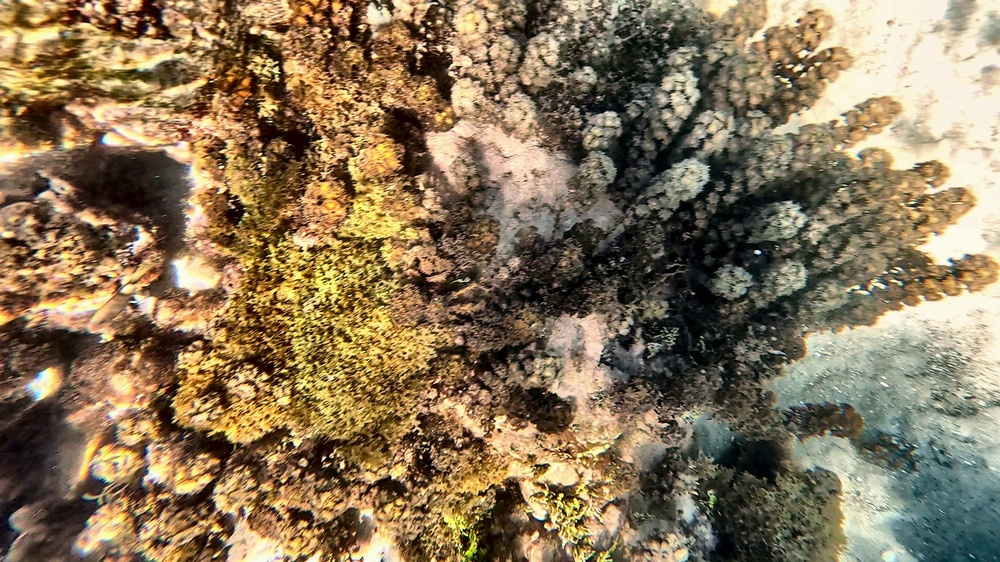
#> input picture 05_temporel_mediane/comparaison_1_originale.jpg, 1000 x 562 px, shrunk from 3840 x 2160 before the run, found by its file name
$ python test_retinex.py
#> lines starting #> are read from the running program, lines starting #| are printed output that depends on the picture
import cv2
import numpy as np

def single_scale_retinex(img_float, sigma):
    """Retinex à une seule échelle: log(I) - log(I * G(sigma))"""
    blurred = cv2.GaussianBlur(img_float, (0, 0), sigma)
    blurred = np.maximum(blurred, 1e-6)
    retinex = np.log10(img_float + 1e-6) - np.log10(blurred)
    return retinex

def multi_scale_retinex(img_channel, sigmas=[15, 80, 250]):
    """Moyenne des Retinex sur plusieurs échelles."""
    img_float = img_channel.astype(np.float32)
    result = np.zeros_like(img_float)
    for sigma in sigmas:
        result += single_scale_retinex(img_float, sigma)
    result /= len(sigmas)
    return result

def normalize_retinex(msr):
    """Normalise le résultat Retinex en image 0-255."""
    # Normalisation perceptuelle avec percentiles pour éviter les outliers
    p2 = np.percentile(msr, 2)
    p98 = np.percentile(msr, 98)
    msr_norm = np.clip((msr - p2) / (p98 - p2 + 1e-6), 0, 1)
    return (msr_norm * 255).astype(np.uint8)

def retinex_on_image(img_path, out_path):
#> called with img_path = 'comparaison_1_originale.jpg', out_path = 'test_retinex_msr.jpg'
    img = cv2.imread(img_path)
#> img is the input picture: shape (562, 1000, 3); mean B, G, R 88.7, 117.9, 137
    if img is None:
        return

    # Appliquer MSR sur chaque canal B,G,R indépendamment
    channels_out = []
    for i in range(3):
        channel = img[:, :, i]
        msr = multi_scale_retinex(channel.astype(np.float64))
        channel_corrected = normalize_retinex(msr)
        channels_out.append(channel_corrected)
#> this loop made 3 passes
#> (p2 in normalize_retinex, p98 in normalize_retinex) on passes 1 to 3: (-7.83, 0.344), (-1.18, 0.292), (-1.03, 0.244)
#> pass 1, in retinex_on_image, `channel = img[:, :, i]`:
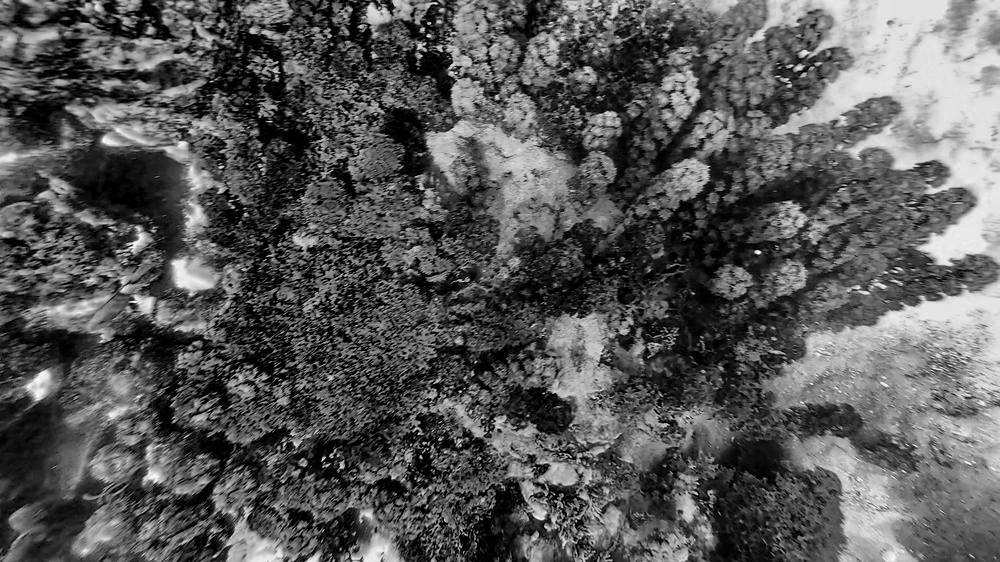
#> channel: shape (562, 1000); min 0, max 255, mean 88.7
#> pass 1, in single_scale_retinex, `blurred = cv2.GaussianBlur(img_float, (0, 0), sigma)`:
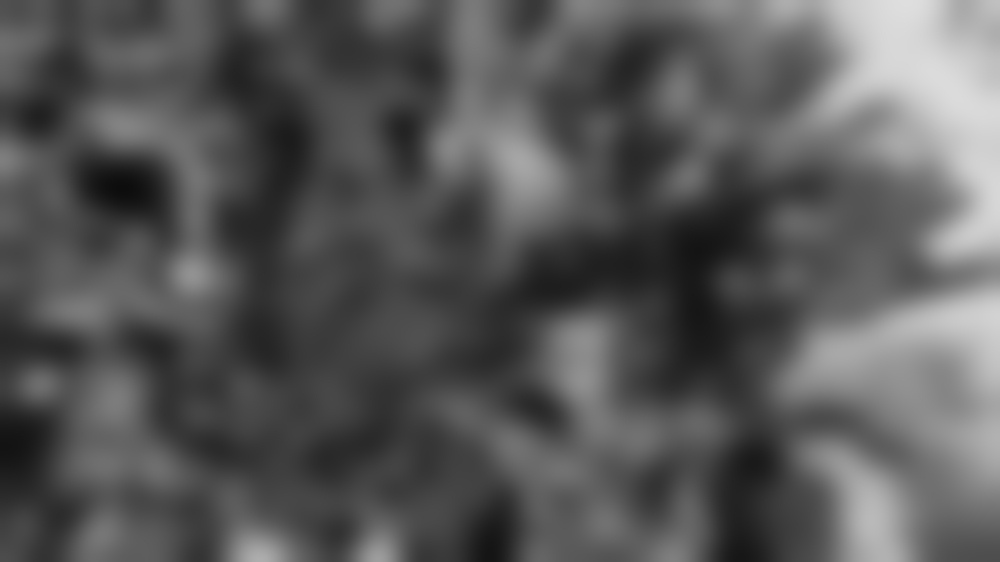
#> blurred: shape (562, 1000) float32; min 13.42, max 222.4, mean 88.7
#> pass 1, in single_scale_retinex, `retinex = np.log10(img_float + 1e-6) - np.log10(blurred)`:
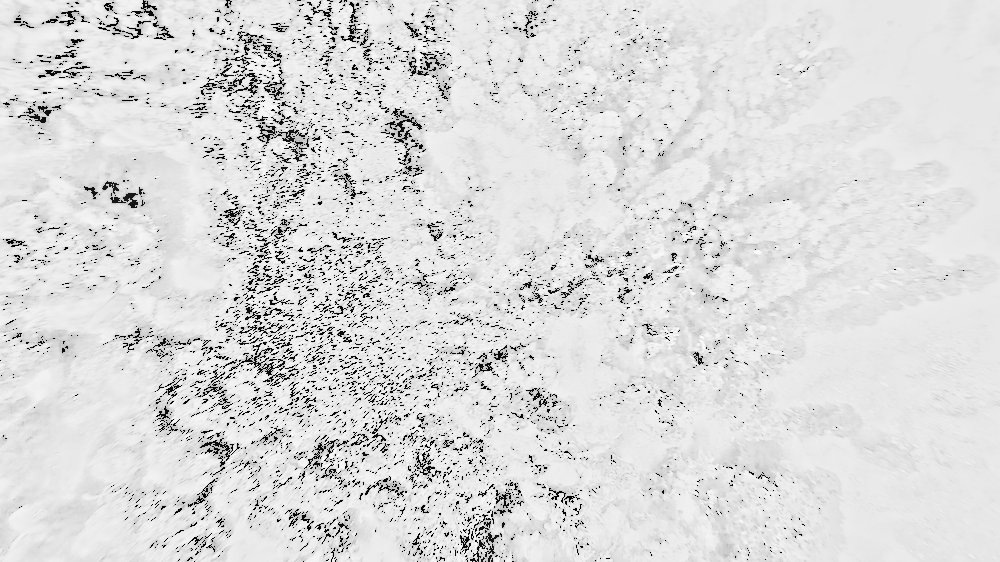
#> retinex: shape (562, 1000) float32; min -8.09, max 0.83, mean -0.399; drawn with min black and max white
#> after the loop:
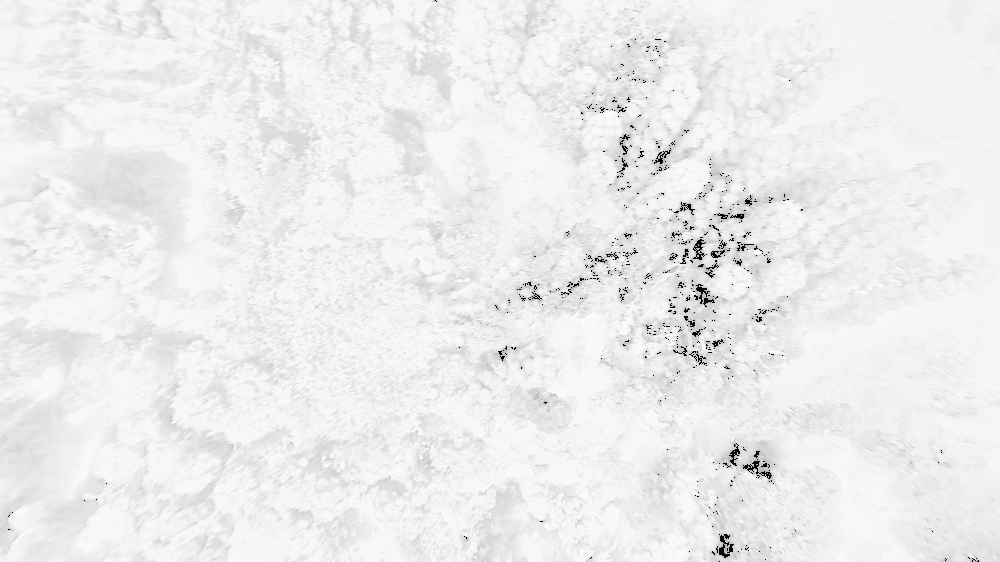
#> msr: shape (562, 1000) float32; min -8.15, max 0.458, mean -0.129; drawn with min black and max white
#> after the loop, channels_out = 3 items

    result = cv2.merge(channels_out)

    # Comparaison côte à côte, réduite à 50%
    img_small = cv2.resize(img, (0, 0), fx=0.5, fy=0.5)
    res_small = cv2.resize(result, (0, 0), fx=0.5, fy=0.5)

    cv2.putText(img_small, "Avant", (20, 50), cv2.FONT_HERSHEY_SIMPLEX, 1.5, (0,0,255), 3)
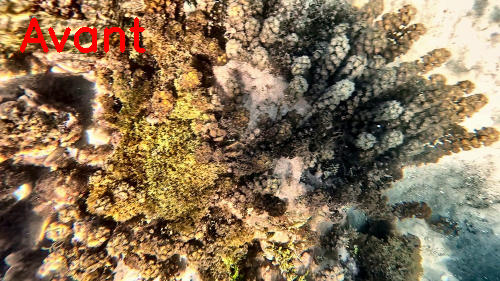
#> img_small: shape (281, 500, 3); mean B, G, R 88.1, 116.8, 138.3
    cv2.putText(res_small, "Apres MSR Retinex", (20, 50), cv2.FONT_HERSHEY_SIMPLEX, 1.5, (0,255,0), 3)
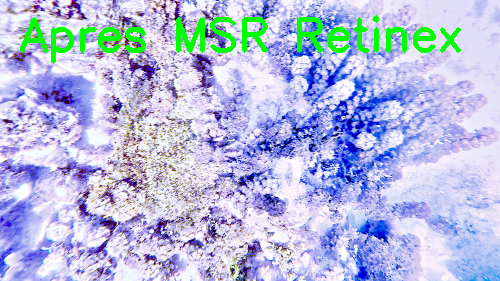
#> res_small: shape (281, 500, 3); mean of channels 0, 1, 2 222.3, 188, 180.5; drawn as B, G, R

    final = np.hstack((img_small, res_small))
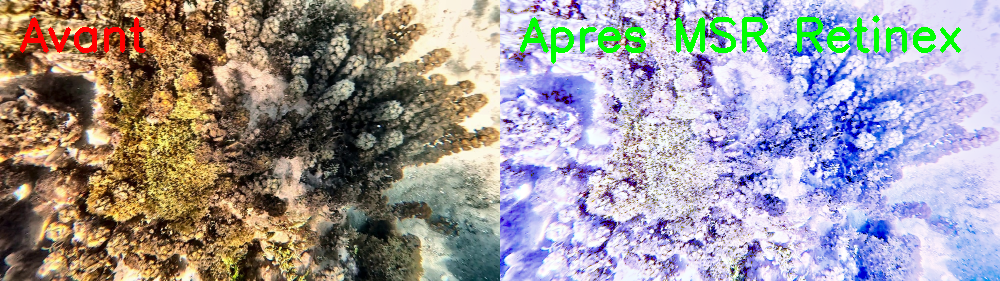
#> final: shape (281, 1000, 3); mean B, G, R 155.2, 152.4, 159.4
    cv2.imwrite(out_path, final)
    print(f"Saved {out_path}")

if __name__ == "__main__":
    retinex_on_image("comparaison_1_originale.jpg", "test_retinex_msr.jpg")
